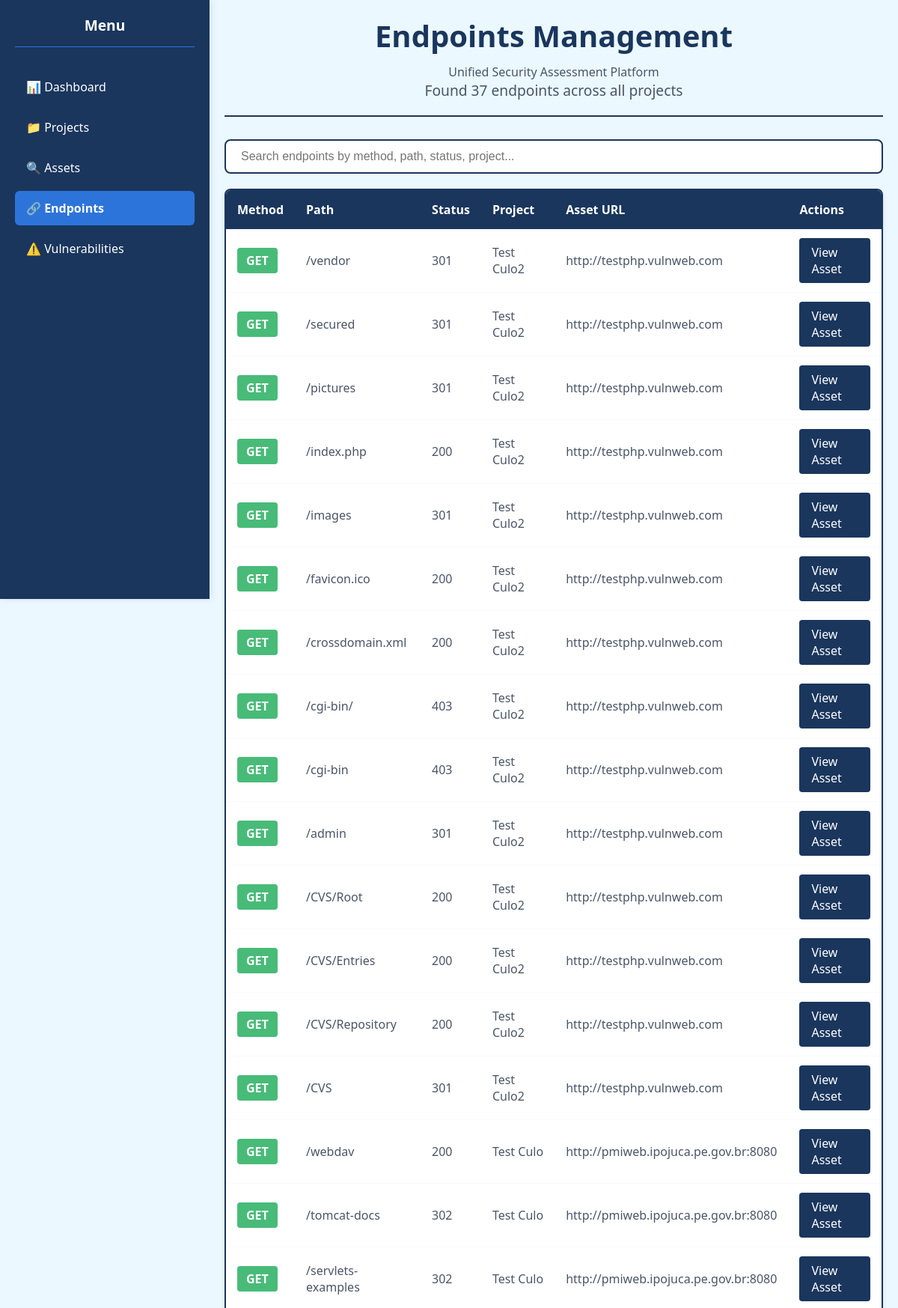
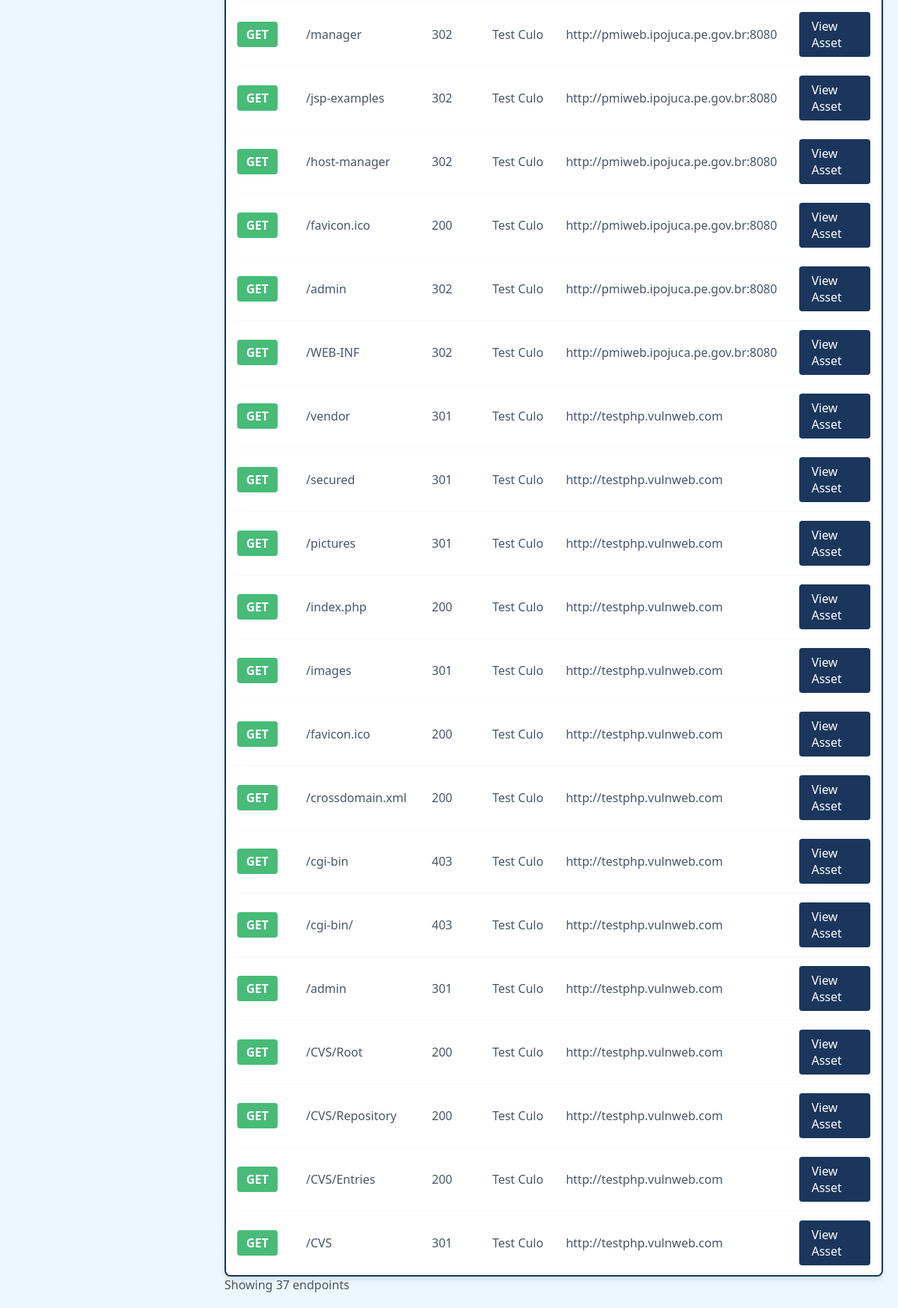
/endpoints (signed in), run on the app's committed database (2 pictures, top to bottom).
### tables this page shows
CREATE TABLE endpoints (
            id INTEGER PRIMARY KEY AUTOINCREMENT,
            asset_id INTEGER,
            path TEXT NOT NULL,
            status_code INTEGER,
            method TEXT,
            discovered_by TEXT,
            content TEXT,
            discovery_date TEXT,
            FOREIGN KEY (asset_id) REFERENCES assets (id)
        );

CREATE TABLE projects (
            id INTEGER PRIMARY KEY AUTOINCREMENT,
            name TEXT NOT NULL,
            created_date TEXT,
            description TEXT
        );

CREATE TABLE assets (
            id INTEGER PRIMARY KEY AUTOINCREMENT,
            url TEXT NOT NULL,
            technologies TEXT,
            open_ports TEXT,
            project_id INTEGER,
            discovery_date TEXT,
            FOREIGN KEY (project_id) REFERENCES projects (id)
        );

### dashboard/app.py (the view)
@app.route('/endpoints')
def endpoints():
    if 'user_id' not in session:
        return redirect('/login')
    conn = get_db_connection()
    endpoints_data = conn.execute('''
        SELECT
            e.id,
            e.method,
            e.path,
            e.status_code,
            e.asset_id,
            a.url as asset_url,
            p.name as project_name
        FROM endpoints e
        LEFT JOIN assets a ON e.asset_id = a.id
        LEFT JOIN projects p ON a.project_id = p.id
        ORDER BY e.id DESC
    ''').fetchall()
    conn.close()
    return render_template('endpoints.html',
                         endpoints=endpoints_data,
                         page_title='Endpoints Management',
                         stats_summary=f'Found {len(endpoints_data)} endpoints across all projects')

### dashboard/app.py (called while the page is built)
def get_db_connection():
    base_dir = os.path.dirname(os.path.dirname(os.path.abspath(__file__)))
    db_path = os.path.join(base_dir, 'database', 'hellSsus.db')
    print(f"📁 CONNECTING TO: {db_path}")
    conn = sqlite3.connect(db_path)
    conn.row_factory = sqlite3.Row
    return conn

### dashboard/templates/endpoints.html (shortened to what this page needs)
{% extends "base.html" %}
{% block content %}
<div class="page-header">
    <h1 class="page-title">Endpoints Management</h1>
    <p>Unified Security Assessment Platform</p>
    <p class="page-subtitle">Found {{ endpoints|length }} endpoints across all projects</p>
</div>
<div class="search-container">
    <input type="text" id="searchInput" placeholder="Search endpoints by method, path, status, project..." class="search-input" onkeyup="searchEndpoints()">
</div>
<div class="table-container">
    <table class="data-table">
        <thead>
            <tr>
                <th>Method</th>
                <th>Path</th>
                <th>Status</th>
                <th>Project</th>
                <th>Asset URL</th>
                <th>Actions</th>
            </tr>
        </thead>
        <tbody>
            {% for endpoint in endpoints %}
            <tr>
                <td><span class="http-method http-{{ endpoint.method.lower() }}">{{ endpoint.method }}</span></td>
                <td class="url-cell">{{ endpoint.path }}</td>
                <td><span class="status-code status-{{ endpoint.status_code // 100 }}xx">{{ endpoint.status_code }}</span></td>
                <td>{{ endpoint.project_name or 'N/A' }}</td>
                <td class="url-cell">{{ endpoint.asset_url or 'N/A' }}</td>
                <td>
                    <a href="/asset/{{ endpoint.asset_id }}" class="btn-view">View Asset</a>
                </td>
            </tr>
            {% endfor %}
        </tbody>
    </table>
</div>
<div class="pagination-controls">
    <span>Showing {{ endpoints|length }} endpoints</span>
</div>
{% endblock %}

### dashboard/static/css/style.css (style rules this page uses)
:root { --dark-blue: #1a365d; --medium-blue: #2d74da; --light-blue: #ebf8ff; --white: #ffffff; --light-gray: #f7fafc; --gray: #4a5568; }
* { margin: 0; padding: 0; box-sizing: border-box; }
body { font-family: 'Segoe UI', Tahoma, Geneva, Verdana, sans-serif; background: var(--light-blue); color: var(--gray); }
.page-header { text-align: center; border-bottom: 2px solid var(--dark-blue); padding-bottom: 20px; margin-bottom: 30px; }
.page-title { font-size: 2.5em; color: var(--dark-blue); margin-bottom: 10px; }
.page-subtitle { font-size: 1.2em; color: var(--gray); }
.table-container { background: var(--white); border-radius: 8px; border: 2px solid var(--dark-blue); box-shadow: 0 4px 6px rgba(0,0,0,0.1); overflow: hidden; }
.data-table { width: 100%; border-collapse: collapse; }
.data-table th { background: var(--dark-blue); color: white; padding: 15px; text-align: left; font-weight: 600; }
.data-table td { padding: 12px 15px; border-bottom: 1px solid var(--light-gray); }
.btn-view { background: var(--dark-blue); color: white; padding: 8px 16px; border-radius: 4px; text-decoration: none; display: inline-block; }
.search-container { margin: 20px 0; }
.search-input { padding: 12px 20px; border: 2px solid var(--dark-blue); border-radius: 8px; width: 100%; font-size: 1em; }
.http-method { padding: 6px 12px; border-radius: 4px; font-weight: bold; color: white; text-transform: uppercase; }
.http-get { background: #48bb78; }

### data on the page
endpoints: method "GET", path "/vendor", status_code "301", name "Test Culo2", url "http://testphp.vulnweb.com"
endpoints: method "GET", path "/secured", status_code "301", name "Test Culo2", url "http://testphp.vulnweb.com"
endpoints: method "GET", path "/pictures", status_code "301", name "Test Culo2", url "http://testphp.vulnweb.com"
endpoints: method "GET", path "/index.php", status_code "200", name "Test Culo2", url "http://testphp.vulnweb.com"
endpoints: method "GET", path "/images", status_code "301", name "Test Culo2", url "http://testphp.vulnweb.com"
endpoints: method "GET", path "/favicon.ico", status_code "200", name "Test Culo2", url "http://testphp.vulnweb.com"
endpoints: method "GET", path "/crossdomain.xml", status_code "200", name "Test Culo2", url "http://testphp.vulnweb.com"
endpoints: method "GET", path "/cgi-bin/", status_code "403", name "Test Culo2", url "http://testphp.vulnweb.com"
endpoints: method "GET", path "/cgi-bin", status_code "403", name "Test Culo2", url "http://testphp.vulnweb.com"
endpoints: method "GET", path "/admin", status_code "301", name "Test Culo2", url "http://testphp.vulnweb.com"
endpoints: method "GET", path "/CVS/Root", status_code "200", name "Test Culo2", url "http://testphp.vulnweb.com"
endpoints: method "GET", path "/CVS/Entries", status_code "200", name "Test Culo2", url "http://testphp.vulnweb.com"
endpoints: method "GET", path "/CVS/Repository", status_code "200", name "Test Culo2", url "http://testphp.vulnweb.com"
endpoints: method "GET", path "/CVS", status_code "301", name "Test Culo2", url "http://testphp.vulnweb.com"
endpoints: method "GET", path "/webdav", status_code "200", name "Test Culo", url "http://pmiweb.ipojuca.pe.gov.br:8080"
endpoints: method "GET", path "/tomcat-docs", status_code "302", name "Test Culo", url "http://pmiweb.ipojuca.pe.gov.br:8080"
endpoints: method "GET", path "/servlets-examples", status_code "302", name "Test Culo", url "http://pmiweb.ipojuca.pe.gov.br:8080"
endpoints: method "GET", path "/manager", status_code "302", name "Test Culo", url "http://pmiweb.ipojuca.pe.gov.br:8080"
endpoints: method "GET", path "/jsp-examples", status_code "302", name "Test Culo", url "http://pmiweb.ipojuca.pe.gov.br:8080"
endpoints: method "GET", path "/host-manager", status_code "302", name "Test Culo", url "http://pmiweb.ipojuca.pe.gov.br:8080"
endpoints: method "GET", path "/favicon.ico", status_code "200", name "Test Culo", url "http://pmiweb.ipojuca.pe.gov.br:8080"
endpoints: method "GET", path "/admin", status_code "302", name "Test Culo", url "http://pmiweb.ipojuca.pe.gov.br:8080"
endpoints: method "GET", path "/WEB-INF", status_code "302", name "Test Culo", url "http://pmiweb.ipojuca.pe.gov.br:8080"
endpoints: method "GET", path "/vendor", status_code "301", name "Test Culo", url "http://testphp.vulnweb.com"
endpoints: method "GET", path "/secured", status_code "301", name "Test Culo", url "http://testphp.vulnweb.com"
endpoints: method "GET", path "/pictures", status_code "301", name "Test Culo", url "http://testphp.vulnweb.com"
endpoints: method "GET", path "/index.php", status_code "200", name "Test Culo", url "http://testphp.vulnweb.com"
endpoints: method "GET", path "/images", status_code "301", name "Test Culo", url "http://testphp.vulnweb.com"
endpoints: method "GET", path "/favicon.ico", status_code "200", name "Test Culo", url "http://testphp.vulnweb.com"
endpoints: method "GET", path "/crossdomain.xml", status_code "200", name "Test Culo", url "http://testphp.vulnweb.com"
endpoints: method "GET", path "/cgi-bin", status_code "403", name "Test Culo", url "http://testphp.vulnweb.com"
endpoints: method "GET", path "/cgi-bin/", status_code "403", name "Test Culo", url "http://testphp.vulnweb.com"
endpoints: method "GET", path "/admin", status_code "301", name "Test Culo", url "http://testphp.vulnweb.com"
endpoints: method "GET", path "/CVS/Root", status_code "200", name "Test Culo", url "http://testphp.vulnweb.com"
endpoints: method "GET", path "/CVS/Repository", status_code "200", name "Test Culo", url "http://testphp.vulnweb.com"
endpoints: method "GET", path "/CVS/Entries", status_code "200", name "Test Culo", url "http://testphp.vulnweb.com"
endpoints: method "GET", path "/CVS", status_code "301", name "Test Culo", url "http://testphp.vulnweb.com"

### other printed values
{{ endpoints|length }} "37"
